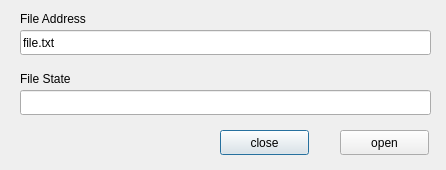
<?xml version="1.0" encoding="UTF-8"?>
<ui version="4.0">
 <class>OpenFIle</class>
 <widget class="QDialog" name="OpenFIle">
  <property name="geometry">
   <rect>
    <x>0</x>
    <y>0</y>
    <width>446</width>
    <height>170</height>
   </rect>
  </property>
  <property name="windowTitle">
   <string>Dialog</string>
  </property>
  <widget class="QLineEdit" name="AddressEdit">
   <property name="geometry">
    <rect>
     <x>20</x>
     <y>30</y>
     <width>411</width>
     <height>25</height>
    </rect>
   </property>
   <property name="text">
    <string>file.txt</string>
   </property>
  </widget>
  <widget class="QPushButton" name="CloseButton">
   <property name="geometry">
    <rect>
     <x>220</x>
     <y>130</y>
     <width>89</width>
     <height>25</height>
    </rect>
   </property>
   <property name="text">
    <string>close</string>
   </property>
  </widget>
  <widget class="QPushButton" name="OpenButton">
   <property name="geometry">
    <rect>
     <x>340</x>
     <y>130</y>
     <width>89</width>
     <height>25</height>
    </rect>
   </property>
   <property name="text">
    <string>open</string>
   </property>
  </widget>
  <widget class="QLineEdit" name="StateEdit">
   <property name="geometry">
    <rect>
     <x>20</x>
     <y>90</y>
     <width>411</width>
     <height>25</height>
    </rect>
   </property>
  </widget>
  <widget class="QLabel" name="label">
   <property name="geometry">
    <rect>
     <x>20</x>
     <y>10</y>
     <width>111</width>
     <height>17</height>
    </rect>
   </property>
   <property name="text">
    <string>File Address</string>
   </property>
  </widget>
  <widget class="QLabel" name="label_2">
   <property name="geometry">
    <rect>
     <x>20</x>
     <y>70</y>
     <width>111</width>
     <height>17</height>
    </rect>
   </property>
   <property name="text">
    <string>File State</string>
   </property>
  </widget>
 </widget>
 <resources/>
 <connections/>
</ui>
